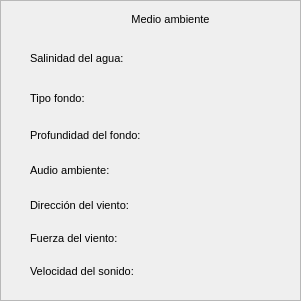
   <widget class="QFrame" name="MedioAmbiente">
    <property name="geometry">
     <rect>
      <x>1610</x>
      <y>710</y>
      <width>301</width>
      <height>301</height>
     </rect>
    </property>
    <property name="frameShape">
     <enum>QFrame::StyledPanel</enum>
    </property>
    <property name="frameShadow">
     <enum>QFrame::Raised</enum>
    </property>
    <widget class="QLabel" name="label_49">
     <property name="geometry">
      <rect>
       <x>30</x>
       <y>195</y>
       <width>111</width>
       <height>20</height>
      </rect>
     </property>
     <property name="font">
      <font>
       <pointsize>8</pointsize>
      </font>
     </property>
     <property name="text">
      <string>Dirección del viento:</string>
     </property>
    </widget>
    <widget class="QLabel" name="label_50">
     <property name="geometry">
      <rect>
       <x>30</x>
       <y>125</y>
       <width>121</width>
       <height>20</height>
      </rect>
     </property>
     <property name="font">
      <font>
       <pointsize>8</pointsize>
      </font>
     </property>
     <property name="text">
      <string>Profundidad del fondo:</string>
     </property>
    </widget>
    <widget class="QLabel" name="label_52">
     <property name="geometry">
      <rect>
       <x>30</x>
       <y>261</y>
       <width>111</width>
       <height>20</height>
      </rect>
     </property>
     <property name="font">
      <font>
       <pointsize>8</pointsize>
      </font>
     </property>
     <property name="text">
      <string>Velocidad del sonido:</string>
     </property>
    </widget>
    <widget class="QLabel" name="label_53">
     <property name="geometry">
      <rect>
       <x>30</x>
       <y>90</y>
       <width>71</width>
       <height>17</height>
      </rect>
     </property>
     <property name="font">
      <font>
       <pointsize>8</pointsize>
      </font>
     </property>
     <property name="text">
      <string>Tipo fondo:</string>
     </property>
    </widget>
    <widget class="QLabel" name="label_54">
     <property name="geometry">
      <rect>
       <x>30</x>
       <y>50</y>
       <width>101</width>
       <height>17</height>
      </rect>
     </property>
     <property name="font">
      <font>
       <pointsize>8</pointsize>
      </font>
     </property>
     <property name="text">
      <string>Salinidad del agua:</string>
     </property>
    </widget>
    <widget class="QLabel" name="label_55">
     <property name="geometry">
      <rect>
       <x>30</x>
       <y>160</y>
       <width>111</width>
       <height>20</height>
      </rect>
     </property>
     <property name="font">
      <font>
       <pointsize>8</pointsize>
      </font>
     </property>
     <property name="text">
      <string>Audio ambiente:</string>
     </property>
    </widget>
    <widget class="QLabel" name="label_56">
     <property name="geometry">
      <rect>
       <x>120</x>
       <y>10</y>
       <width>101</width>
       <height>20</height>
      </rect>
     </property>
     <property name="text">
      <string>&lt;html&gt;&lt;head/&gt;&lt;body&gt;&lt;p align=&quot;center&quot;&gt;&lt;span style=&quot; font-size:8pt;&quot;&gt;Medio ambiente&lt;/span&gt;&lt;/p&gt;&lt;/body&gt;&lt;/html&gt;</string>
     </property>
    </widget>
    <widget class="QLabel" name="label_57">
     <property name="geometry">
      <rect>
       <x>30</x>
       <y>228</y>
       <width>101</width>
       <height>20</height>
      </rect>
     </property>
     <property name="font">
      <font>
       <pointsize>8</pointsize>
      </font>
     </property>
     <property name="text">
      <string>Fuerza del viento:</string>
     </property>
    </widget>
   </widget>
